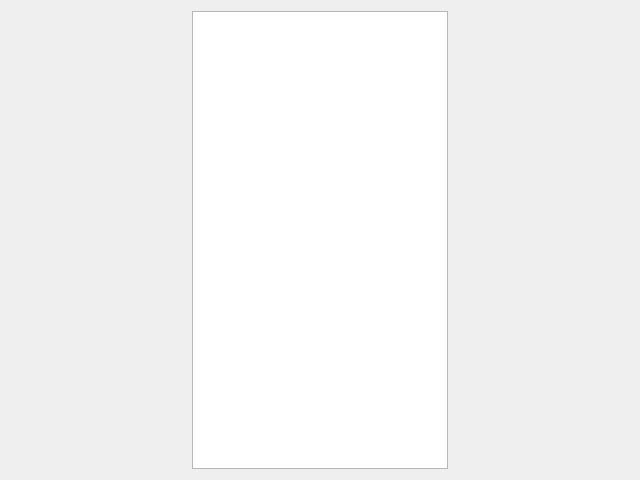
<?xml version="1.0" encoding="UTF-8"?>
<ui version="4.0">
 <class>UI_Step1</class>
 <widget class="QWidget" name="UI_Step1">
  <property name="geometry">
   <rect>
    <x>0</x>
    <y>0</y>
    <width>640</width>
    <height>480</height>
   </rect>
  </property>
  <property name="windowTitle">
   <string>Choose Feynman rules..</string>
  </property>
  <layout class="QGridLayout" name="gridLayout">
   <item row="0" column="0">
    <widget class="QListWidget" name="theories">
     <property name="sizePolicy">
      <sizepolicy hsizetype="Fixed" vsizetype="Expanding">
       <horstretch>0</horstretch>
       <verstretch>0</verstretch>
      </sizepolicy>
     </property>
    </widget>
   </item>
   <item row="0" column="1">
    <layout class="QVBoxLayout" name="verticalLayout"/>
   </item>
  </layout>
 </widget>
 <resources/>
 <connections/>
</ui>
